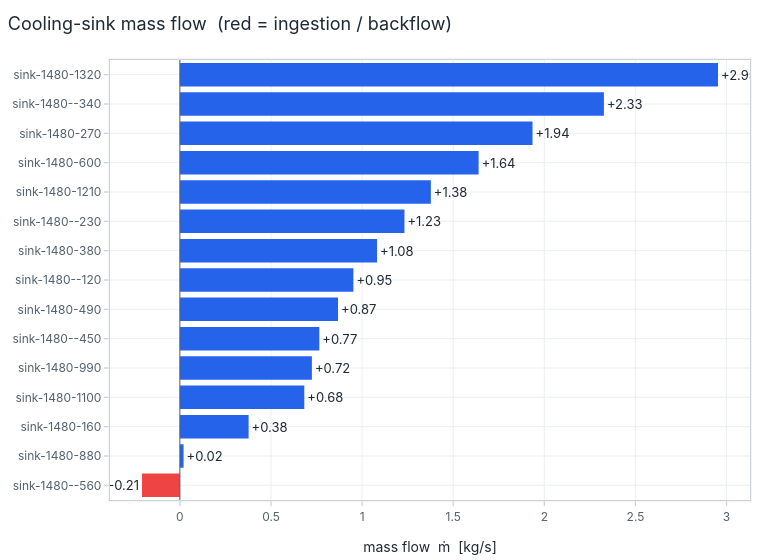

The notebook cell this image was saved under:
### Markdown cell above
## 3. Air distribution across the sinks (and the backflow)

The interesting output of a secondary-air model is *how the feed splits*. We pull
the boundary edges straight from the perturbation **terminals** (the solver's own
view of where the network meets the outside), check the global **mass balance**,
and chart each cooling sink's draw. One bar goes **negative**: `sink-1480--560`
sits at 830 kPa, above the local manifold static pressure, so it ingests air. The
solver discovers that backflow by itself; the outlet's `backflowTotalTemperature`
closes the energy balance for the ingested stream.

### Code cell
from fns.perturbation import find_terminals

terms = find_terminals(prob, sol.x)
inlets  = [t for t in terms if t.at_tail]
outlets = [t for t in terms if not t.at_tail]

def term_name(t):
    tl, hd, _a = edges[t.edge]
    return nn[tl] if t.at_tail else nn[hd]

m_in  = sum(sol.edge(t.edge)["mdot"] for t in inlets)
m_out = sum(sol.edge(t.edge)["mdot"] for t in outlets)
print(f"feed-in  (HP + LP) = {m_in:+.4f} kg/s")
print(f"sink-out (net)     = {m_out:+.4f} kg/s")
print(f"imbalance          = {m_in - m_out:+.2e} kg/s  (machine zero)")

sink_names = [term_name(t) for t in outlets]
sink_mdot  = np.array([sol.edge(t.edge)["mdot"] for t in outlets])
order = np.argsort(sink_mdot)
bars  = sink_mdot[order]
colors = [COLORWAY[4] if m < 0 else COLORWAY[0] for m in bars]

fig = go.Figure(go.Bar(
    x=bars, y=[sink_names[i] for i in order], orientation="h",
    marker_color=colors, text=[f"{m:+.2f}" for m in bars], textposition="outside",
))
fig.add_vline(x=0.0, line=dict(color="#52606d", width=1))
fig.update_layout(
    title="Cooling-sink mass flow  (red = ingestion / backflow)",
    xaxis_title="mass flow  &#7745;  [kg/s]", height=560, width=780, showlegend=False,
)
fig.show()

### Figure 1 — Plotly figure (JSON) as saved in the notebook; plotly's stock layout.template omitted (floating-point values rounded to 4 significant figures)
{"data": [{"marker": {"color": ["#ef4444", "#2563eb", "#2563eb", "#2563eb", "#2563eb", "#2563eb", "#2563eb", "#2563eb", "#2563eb", "#2563eb", "#2563eb", "#2563eb", "#2563eb", "#2563eb", "#2563eb"]}, "orientation": "h", "text": ["-0.21", "+0.02", "+0.38", "+0.68", "+0.72", "+0.77", "+0.87", "+0.95", "+1.08", "+1.23", "+1.38", "+1.64", "+1.94", "+2.33", "+2.95"], "textposition": "outside", "type": "bar", "x": [-0.2078, 0.02035, 0.3772, 0.6828, 0.7244, 0.7652, 0.868, 0.9522, 1.082, 1.232, 1.377, 1.639, 1.935, 2.327, 2.953], "y": ["sink-1480--560", "sink-1480-880", "sink-1480-160", "sink-1480-1100", "sink-1480-990", "sink-1480--450", "sink-1480-490", "sink-1480--120", "sink-1480-380", "sink-1480--230", "sink-1480-1210", "sink-1480-600", "sink-1480-270", "sink-1480--340", "sink-1480-1320"]}], "layout": {"height": 560, "shapes": [{"line": {"color": "#52606d", "width": 1}, "type": "line", "x0": 0.0, "x1": 0.0, "xref": "x", "y0": 0, "y1": 1, "yref": "y domain"}], "showlegend": false, "title": {"text": "Cooling-sink mass flow  (red = ingestion / backflow)"}, "width": 780, "xaxis": {"title": {"text": "mass flow  &#7745;  [kg/s]"}}}}
